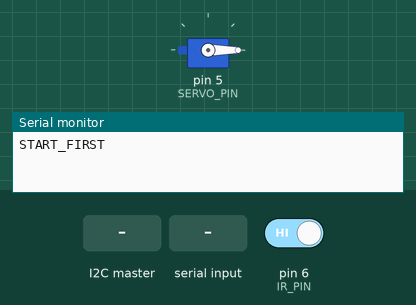
A sketch run on a simulated Arduino Uno, built with avr-gcc and run on an emulated ATmega328P. On the bench: servo, the last lines printed to the serial monitor. The inputs (shaded band) are chosen by the test bench; at power-on: pin 6 (IR_PIN) HIGH.

Above: at 2.7 s.
2.8 s: the I2C master sends "-"
5.8 s: "90,45\n" received over the second serial link
7.3 s: the I2C master sends the byte 120
8.8 s: "E90\n" received over the second serial link
10.3 s: pin 6 (IR_PIN) driven LOW
At 11.0 s:
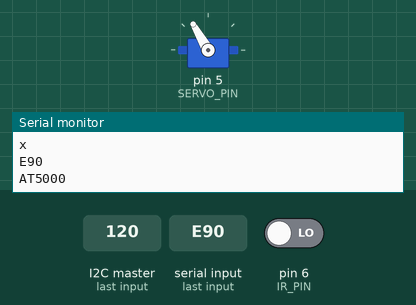
11.8 s: the I2C master sends the byte 0
Timing chart, 0 to 14.3 s (numbered marks = the images above; inputs shaded):
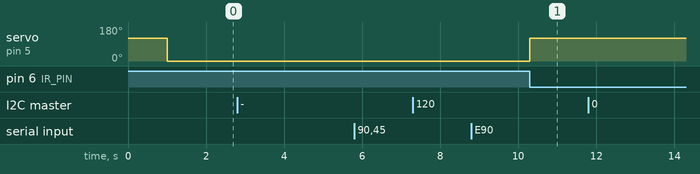

Measured:
- after the input at 10.3 s, servo on pin 5 (SERVO_PIN): 0° → 120° at once

The sketch:

_______1__.ino
```cpp
#define             SLAVE             0

#define             SERVO_PIN         5
#define             IR_PIN            6

#include <Wire.h>
#include <Servo.h>
#include <SoftwareSerial.h>

Servo servo;
SoftwareSerial ble(3, 2);

unsigned long prev_time, ele_time;
byte recv_data[10];


char check_end[10]={'O','K','+','D','I','S','C','E'};
char check_start[20] = {'O','K','+','D','I','S','I','S','O','K','+','D','I','S','C'};

char ble_data[1023];
int  ble_count = 0;

int rssi = 0;

char req_data = ' ';

bool rssi_flag = false, temp_flag = true, servo_flag = false;
bool master_ele = false, read_flag = false;;
bool wire_flag = false;

void setup() {
  Serial.begin(9600);           ble.begin(9600);
  Serial.println("START_FIRST");
  Wire.begin(SLAVE);
  Wire.onReceive(receive_m);    Wire.onRequest(req_m);

  pinMode(IR_PIN, INPUT);

  servo_exe(120);
  delay(500);
  servo_exe(0);


}

void loop () {

  // 5초마다 비콘 검색
  if( (millis() - prev_time) > 5000){
    Serial.println("AT5000");
    for(int i = 0; i<=100; i++)ble_data[i]=' ';
    ble_count = 0;
    ble.print("AT+DISI?");
    read_flag = true;
    ble_count = 0;
    if(temp_flag && rssi_flag){
      Serial.println("PASS_BEACON");
      if(!servo_flag){    // 열기
        servo_exe(120);
        req_data = 'a';
        master_ele = true;
        // 엘베 1층으로 부르기
      }
    }
    prev_time = millis();
  }

  // 문열려있으면 10초뒤 닫기
  if( ((millis() - ele_time) > 10000) && servo_flag){
    Serial.println("ele_time!");
    if(servo_flag)servo_exe(0);
    ele_time = millis();
  }

  read_ir();
  read_rssi();
  wire_exe();

}

// 비콘 읽기
void read_rssi(){
  while( ble.available() ){
    char data = ble.read();
    Serial.print(data);
    if(read_flag){
      ble_data[ble_count] = data;
      ble_count++;
    }

    if(ble_data[ble_count] == 'E'){
      check_acc();
      for(int i = 0; i<1023; i++)ble_data[i]=' ';
      read_flag = false;
      ble_count = 0;
    }
  }//Serial.println("");
}

//주변에 비콘있는지 확인하기
void check_acc(){
  int start_count = 0, end_count = 0;
  for(int i = 0; i<1023; i++){
    if(ble_data[i] == '-'){
     rssi =  (ble_data[i+1]-48)*100 + (ble_data[i+2]-48)*10 + (ble_data[i+3]-48);
     Serial.println(rssi);
     Serial.println("complete");
     if(rssi <=60 )rssi_flag = true;
     else if(rssi > 60)rssi_flag = false;
    }else{
      Serial.println("rssi false");
      rssi_flag = false;
    }
  }
}

void read_ir(){
  if( digitalRead(IR_PIN) == LOW){
    if(!servo_flag)servo_exe(120);//열기
    ele_time = millis();
  }
}

// 마스터데이터에따라 서보 여닫기
void wire_exe(){
  if(wire_flag){
    if(!servo_flag)servo_exe(120);        // 열기
    else if(servo_flag)servo_exe(0);      // 닫기
    wire_flag = false;
  }
}

// 마스터에서 보내는 데이터읽기
void receive_m(byte bytes) {
  while( Wire.available()){
    char data = Wire.read();
    Serial.println(data);
    if(data == 'a'){      // 문개방
      Serial.print("WIRE DATA :: A");
      Serial.println(data);
      wire_flag = true;
    }else if(data == 'c'){    // 온도통과
      Serial.print("WIRE DATA :: C");
      Serial.println(data);
      temp_flag = true;
    }else if(data == 'd'){
      Serial.print("WIRE DATA :: D");
      Serial.println(data);
      temp_flag = false;
    }
  }
}

//  마스터로 보내기
void req_m() {
  if(master_ele){
    Wire.write(req_data);
    req_data = ' ';
    master_ele = false;
  }else if(!master_ele)Wire.write('x');

}

void servo_exe(int degree){
  if(!servo_flag && (degree==120) ){    // 열기
    servo.attach(SERVO_PIN);  servo.write(120);
    delay(500);               servo.detach();
    servo_flag = true;
    ele_time = millis();
  }else if(servo_flag && (degree==0)){ // 닫기
    servo.attach(SERVO_PIN);  servo.write(0);
    delay(500);               servo.detach();
    servo_flag = false;
    ele_time = millis();
  }
}
```
